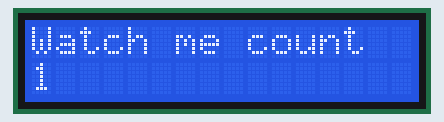
This sketch was run on a simulated Arduino Uno, built with avr-gcc and run on an emulated ATmega328P. On the bench: 16×2 character LCD.

Above: at 0.1 s.
At 4.6 s:
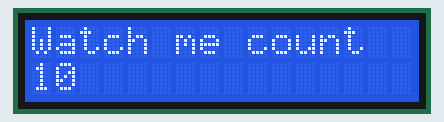
At 9.6 s:
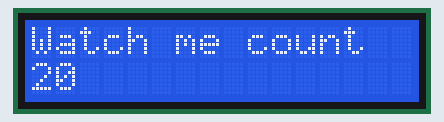
At 19.6 s:
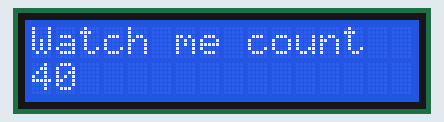
At 29.1 s:
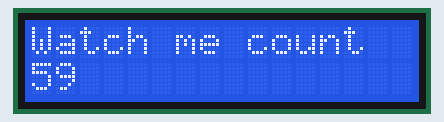
At 39.2 s:
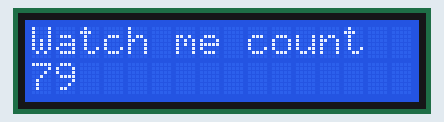

The sketch:

lcd.ino
```cpp
#include <LiquidCrystal.h>

int rs=7;//RS :- pin7
int en=8;//EN :- pin8
int d4=9;//D4 :- pin9
int d5=10;//D5 :- pin10
int d6=11;//D6 :- pin11
int d7=12;//D7 :- pin12

LiquidCrystal lcd(rs,en,d4,d5,d6,d7);

int j;

void setup() {
  lcd.begin(16,20);
}

void loop() {
  lcd.setCursor(0,0);
  lcd.print("Watch me count");
  for(j=1;j<=100;j=j+1){
    lcd.setCursor(0,1);
    lcd.print(j);
    delay(500);
  }
  lcd.clear();
}
```

Measured:
- what the display in image 1 shows lasts 0.5 s, from 4.6 s to 5.1 s
